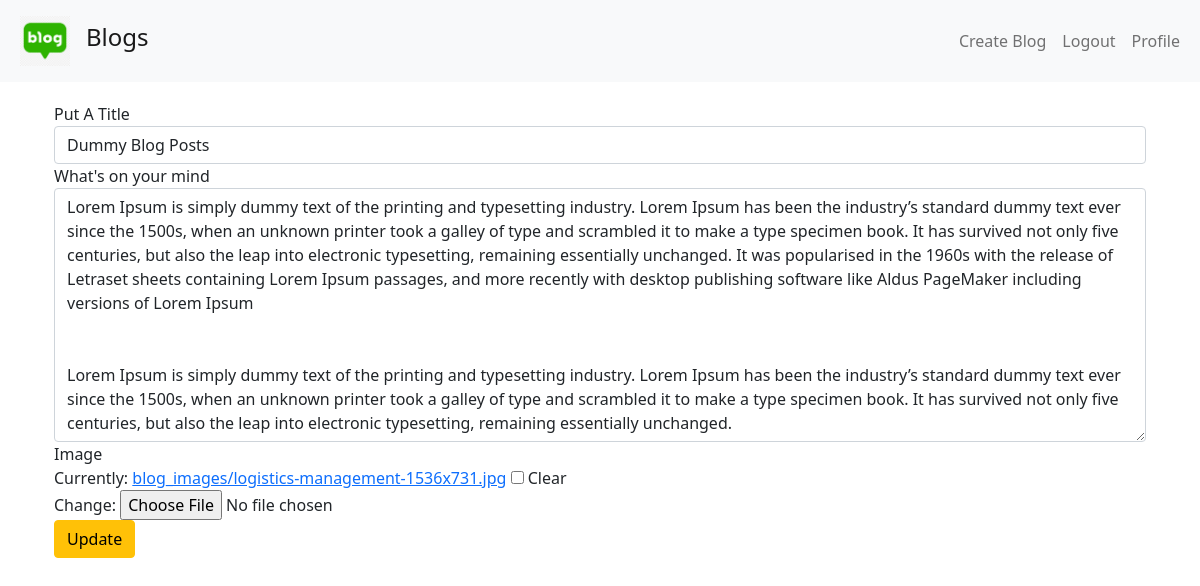
/blog/update_blog/3 (signed in), run on the app's committed database.
### App_Blog/models.py (models this page shows, shortened)
class blog(models.Model):
    author = models.ForeignKey(User,on_delete=models.CASCADE,related_name='post_author')
    blog_title = models.CharField(max_length=264,null=True,blank=True,verbose_name='Put A Title')
    slug = models.CharField(max_length=264,unique=True,null=True,blank=True)
    blog_content = models.TextField(null=True,blank=True,verbose_name="what's on your mind")
    blog_image = models.ImageField(upload_to='blog_images',verbose_name='Image',null=True,blank=True)
    publish_date = models.DateTimeField(auto_now_add=True)
    update_date= models.DateTimeField(auto_now_add=True)

### App_Blog/views.py (the view)
# urls.py: path('update_blog/<str:pk>',views.update_blog,name='updateblog')
@login_required
def update_blog(request,pk):
    content = blog.objects.get(id = pk)
    updateform = BlogUpdate(instance=content)
    if request.method == 'POST':
        form = BlogUpdate(request.POST,instance=content)
        if form.is_valid():
            form.save()
            return HttpResponseRedirect(reverse('blog:updateblog',kwargs={'pk':pk}))
    return render(request,'App_Blog/edit_blog.html',{'updateform':updateform})

### App_Blog/forms.py
class BlogUpdate(forms.ModelForm):
    class Meta:
        model = blog
        fields = ('blog_title','blog_content','blog_image')

### templates/App_Blog/edit_blog.html (shortened to what this page needs)
{% extends 'base.html' %}
{% load crispy_forms_tags %}
{% block  body %}
  <div class="container">
    <form method="post" enctype="multipart/form-data">
      {{updateform|crispy}}
      <button type="submit" class="btn btn-warning ">Update</button>
    </form>
  </div>
{% endblock %}

### data on the page
blog: blog_title "Dummy Blog Posts", blog_content "Lorem Ipsum is simply dummy text of the printing and typesetting industry. Lorem Ipsum has been the industry’s standard dummy text ever since the 1500s, when an unknown printer took a galley of type and scrambled it to make a type specimen book. It has survived not only five centuries, but also the leap into electronic typesetting, remaining essentially unchanged. It was popularised in the 1960s with the release of Letraset sheets containing Lorem Ipsum passages, and more recently with desktop publishing software like Aldus PageMaker including versions of Lorem Ipsum Lorem Ipsum is simply dummy text of the printing and typesetting industry. Lorem Ipsum has been the industry’s standard dummy…"
